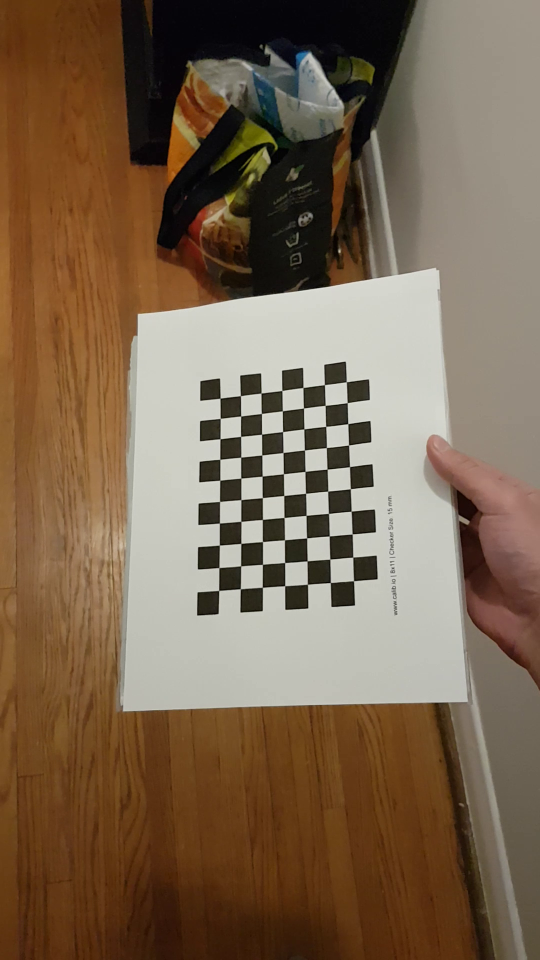
//> input picture Camera Calibration/rgb/0.04478888888888889.png, 1080 x 1920 px (shown at 1/2 size); its folder holds only this picture in this run
$ ./main   (built with g++ and OpenCV 4)
//> lines starting //> are read from the running program, lines starting //| are printed output that depends on the picture
#include <opencv2/opencv.hpp>
#include <iostream>
#include <opencv2/calib3d.hpp>
#include <opencv2/core.hpp>
#include <opencv2/highgui.hpp>
#include <opencv2/imgproc.hpp>

#include <iostream>

int main(int argc, char **argv) {

    (void)argc;

    (void)argv;

    std::vector<cv::String> fileNames;
    //cv::glob("../calibration/Image*.png", fileNames, false);
    cv::glob("../rgb/*.png", fileNames, false);
    cv::Size patternSize(11 - 1, 8 - 1);
    std::vector<std::vector<cv::Point2f>> q(fileNames.size());

    std::vector<std::vector<cv::Point3f>> Q;
    // 1. Generate checkerboard (world) coordinates Q. The board has 25 x 18
    // fields with a size of 15x15mm

    int checkerBoard[2] = {11,8};
    int fieldSize = 15;
    // Defining the world coordinates for 3D points
    std::vector<cv::Point3f> objp;
    for(int i = 1; i<checkerBoard[1]; i++){
        for(int j = 1; j<checkerBoard[0]; j++){
            objp.push_back(cv::Point3f(j*fieldSize,i*fieldSize,0));
        }
    }

    std::vector<cv::Point2f> imgPoint;
    // Detect feature points
    std::size_t i = 0;
    for (auto const &f : fileNames) {
        std::cout << std::string(f) << std::endl;

        // 2. Read in the image an call cv::findChessboardCorners()
        cv::Mat img = cv::imread(fileNames[i]);
//> img is the input picture: 1920 rows x 1080 cols, CV_8UC3; mean B, G, R 79.6, 101.6, 122.7
        cv::Mat gray;

        cv::cvtColor(img, gray, cv::COLOR_RGB2GRAY);
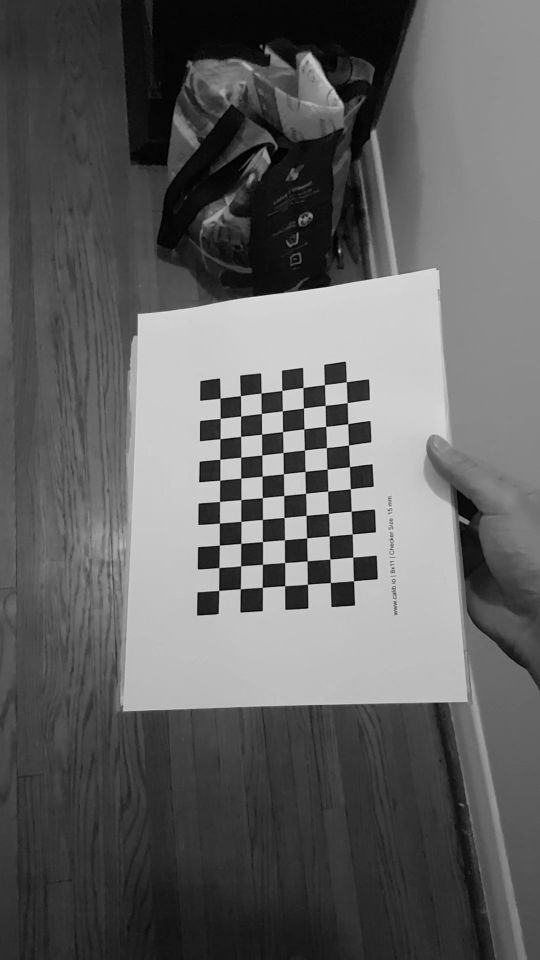
//> gray: 1920 rows x 1080 cols, CV_8UC1 (shown at 1/2 size); min 0, max 233, mean 97.4

        bool patternFound = cv::findChessboardCorners(gray, patternSize, q[i], cv::CALIB_CB_ADAPTIVE_THRESH + cv::CALIB_CB_NORMALIZE_IMAGE + cv::CALIB_CB_FAST_CHECK);
//> q = 1 point lists; patternFound = true

        // 2. Use cv::cornerSubPix() to refine the found corner detections
        if(patternFound){
            cv::cornerSubPix(gray, q[i],cv::Size(11,11), cv::Size(-1,-1), cv::TermCriteria(cv::TermCriteria::EPS + cv::TermCriteria::MAX_ITER, 30, 0.1));
            Q.push_back(objp);
            std::cout << "PATTERN FOUND";
        }
        //uncomment optional for display representation purposes
        // Display
        //cv::drawChessboardCorners(img, patternSize, q[i], patternFound);
        //cv::imshow("chessboard detection", img);
        //cv::waitKey(0);

        i++;
    }


    cv::Matx33f K(cv::Matx33f::eye());  // intrinsic camera matrix
    cv::Vec<float, 5> k(0, 0, 0, 0, 0); // distortion coefficients

    std::vector<cv::Mat> rvecs, tvecs;
    std::vector<double> stdIntrinsics, stdExtrinsics, perViewErrors;
    int flags = cv::CALIB_FIX_ASPECT_RATIO + cv::CALIB_FIX_K3 +
                cv::CALIB_ZERO_TANGENT_DIST + cv::CALIB_FIX_PRINCIPAL_POINT;
    //cv::Size frameSize(1440, 1080);
    //cv::Size frameSize(1200, 1600);
    //cv::Size frameSize(4032, 3024);
    cv::Size frameSize(1080, 1920);

    std::cout << "Calibrating..." << std::endl;
    // 4. Call "float error = cv::calibrateCamera()" with the input coordinates
    // and output parameters as declared above...

    float error = cv::calibrateCamera(Q, q, frameSize, K, k, rvecs, tvecs, flags);
//> K = [[1807.1, 0, 539.5], [0, 1807.1, 959.5], [0, 0, 1]]; k = [0.588, -21.45, 0, 0, 0]; error = 0.436

    std::cout << "Reprojection error = " << error << "\nK =\n"
              << K << "\nk=\n"
              << k << std::endl;
//| Reprojection error = 0.436379
//| K =
//| [1807.109, 0, 539.5;
//|  0, 1807.109, 959.5;
//|  0, 0, 1]
//| k=
//| [0.588142, -21.4535, 0, 0, 0]

    // Precompute lens correction interpolation
    cv::Mat mapX, mapY;
    cv::initUndistortRectifyMap(K, k, cv::Matx33f::eye(), K, frameSize, CV_32FC1,
                                mapX, mapY);
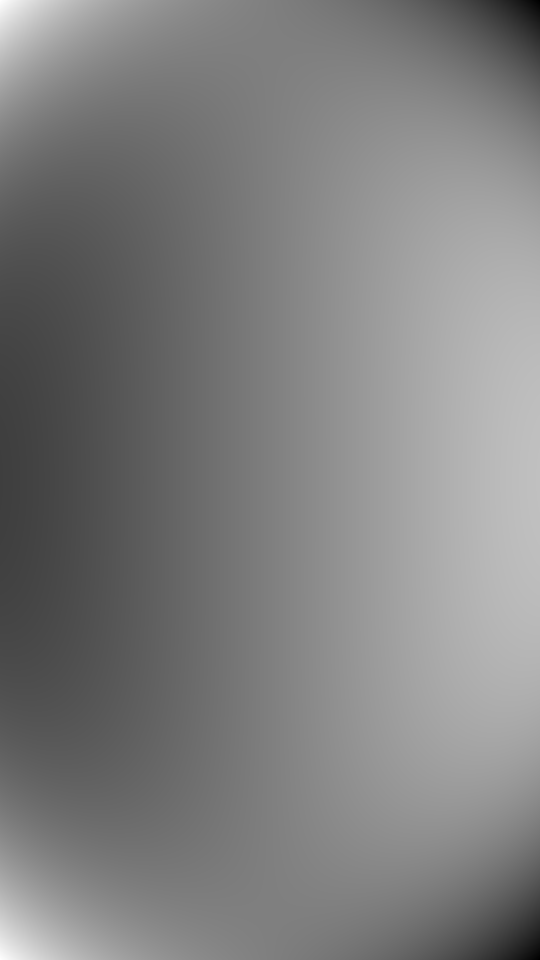
//> mapX: 1920 rows x 1080 cols, CV_32FC1 (shown at 1/2 size); min -396.7, max 1475.7, mean 539.5; drawn with min black and max white
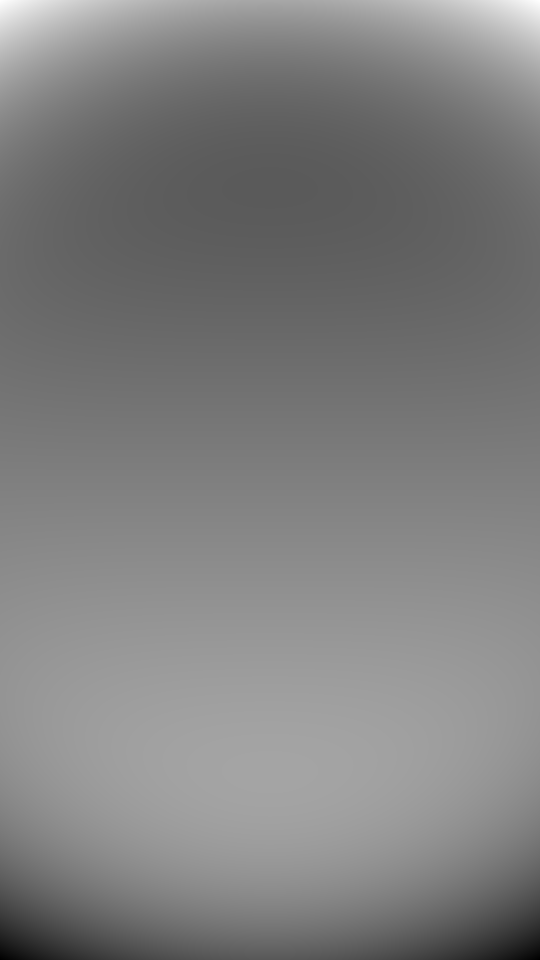
//> mapY: 1920 rows x 1080 cols, CV_32FC1 (shown at 1/2 size); min -705.6, max 2624.6, mean 959.5; drawn with min black and max white

    // Show lens corrected images
    for (auto const &f : fileNames) {
        std::cout << std::string(f) << std::endl;

        cv::Mat img = cv::imread(f, cv::IMREAD_COLOR);

        cv::Mat imgUndistorted;
        // 5. Remap the image using the precomputed interpolation maps.
        cv::remap(img, imgUndistorted, mapX, mapY, cv::INTER_LINEAR);
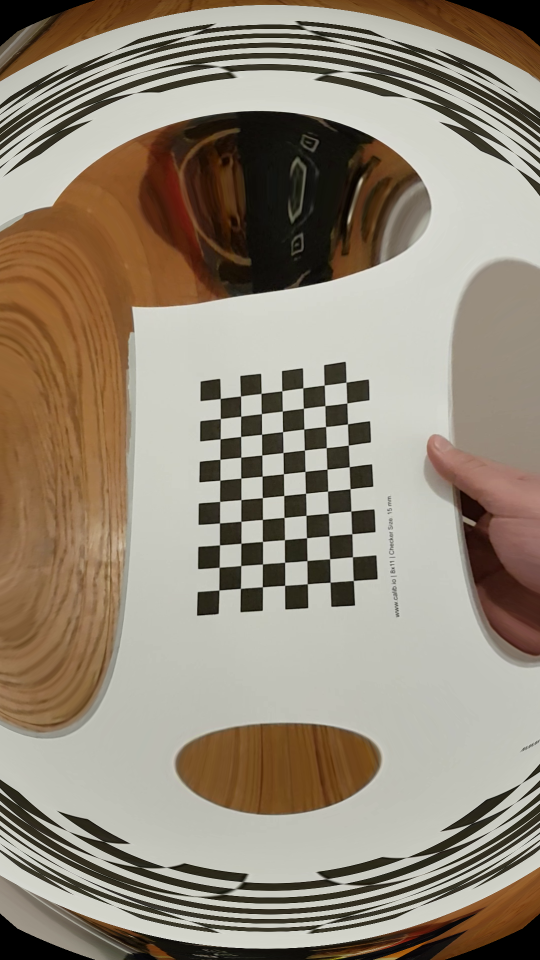
//> imgUndistorted: 1920 rows x 1080 cols, CV_8UC3 (shown at 1/2 size); mean B, G, R 119.9, 136.4, 147.7

        //uncomment optional for display representation purposes
        // Display
        //cv::imshow("undistorted image", imgUndistorted);
        //cv::waitKey(0);
    }

    return 0;
}

$ run again, on Camera Calibration/rgb/0.4113666666666667.png
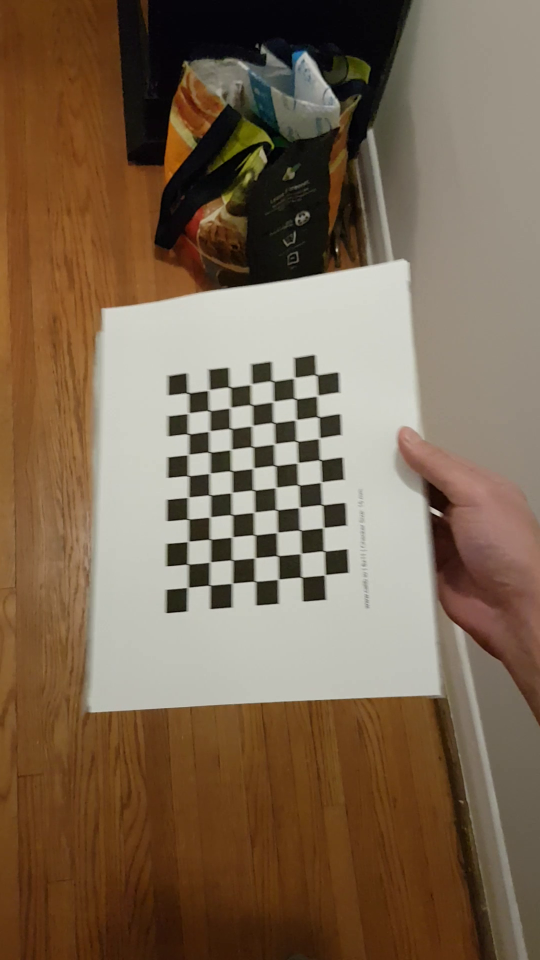
//> input picture Camera Calibration/rgb/0.4113666666666667.png, 1080 x 1920 px (shown at 1/2 size)
//> img is the input picture: 1920 rows x 1080 cols, CV_8UC3; mean B, G, R 81.9, 103.4, 123.7
//> `cv::cvtColor(img, gray, cv::COLOR_RGB2GRAY);`:
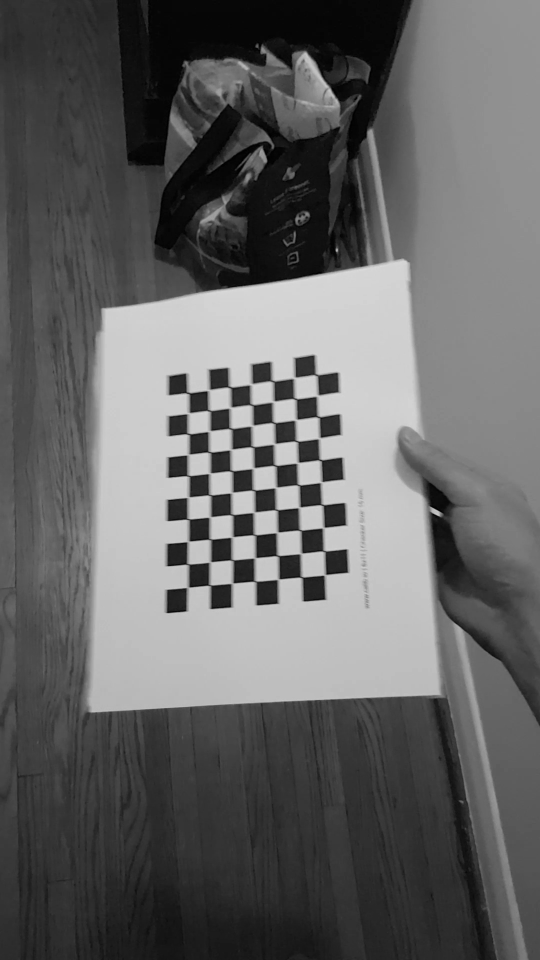
//> gray: 1920 rows x 1080 cols, CV_8UC1 (shown at 1/2 size); min 0, max 220, mean 99.3
//> q = 1 point lists; patternFound = true
//> K = [[1912.9, 0, 539.5], [0, 1912.9, 959.5], [0, 0, 1]]; k = [-0.0512, 11.85, 0, 0, 0]; error = 0.484
//| Reprojection error = 0.484306
//| K =
//| [1912.9406, 0, 539.5;
//|  0, 1912.9406, 959.5;
//|  0, 0, 1]
//| k=
//> (the first 6 of 7 printed lines)
//> `cv::remap(img, imgUndistorted, mapX, mapY, cv::INTER_LINEAR);`:
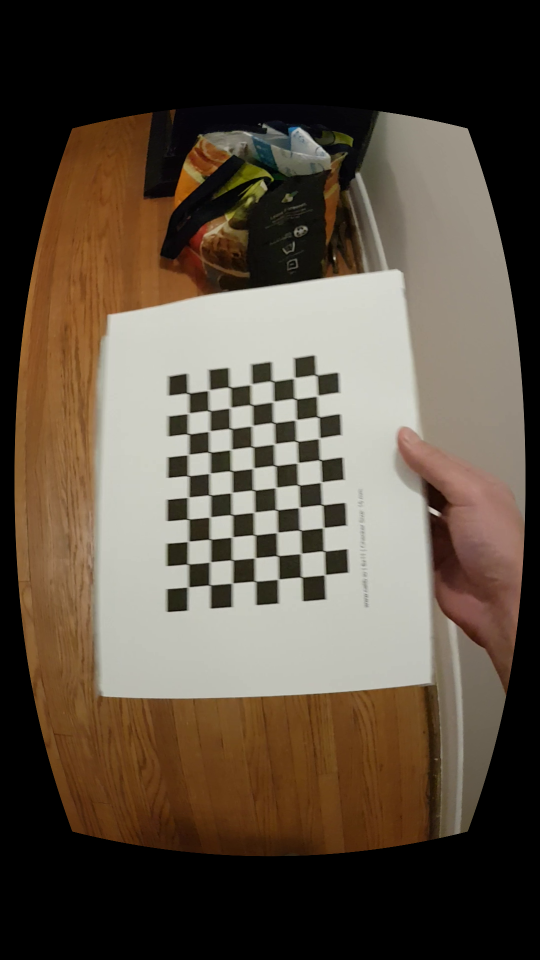
//> imgUndistorted: 1920 rows x 1080 cols, CV_8UC3 (shown at 1/2 size); mean B, G, R 64.6, 78.1, 90

$ run again, on Camera Calibration/rgb/0.5113444444444445.png
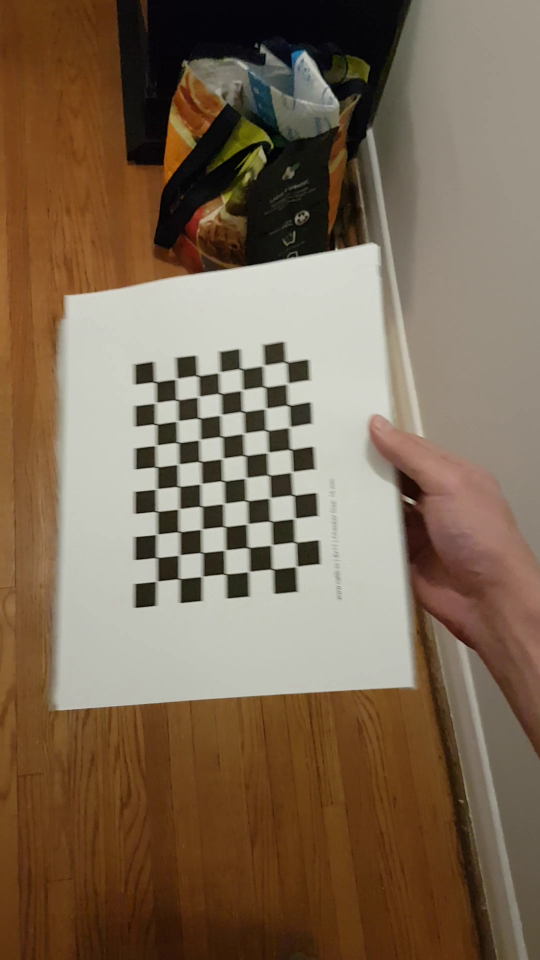
//> input picture Camera Calibration/rgb/0.5113444444444445.png, 1080 x 1920 px (shown at 1/2 size)
//> img is the input picture: 1920 rows x 1080 cols, CV_8UC3; mean B, G, R 84, 105.1, 124.7
//> `cv::cvtColor(img, gray, cv::COLOR_RGB2GRAY);`:
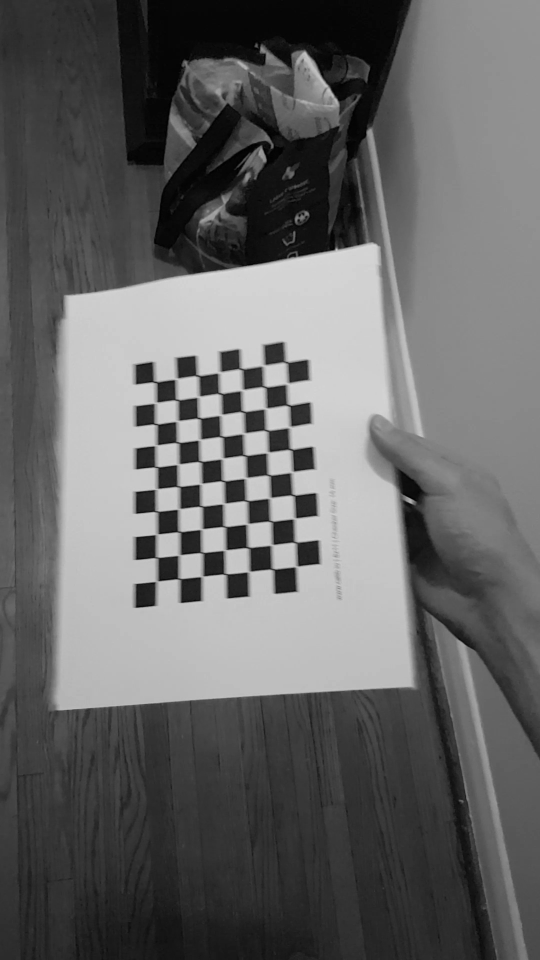
//> gray: 1920 rows x 1080 cols, CV_8UC1 (shown at 1/2 size); min 0, max 223, mean 101
//> q = 1 point lists; patternFound = true
//> K = [[1868.8, 0, 539.5], [0, 1868.8, 959.5], [0, 0, 1]]; k = [-0.0839, 8.09, 0, 0, 0]; error = 0.697
//| Reprojection error = 0.697237
//| K =
//| [1868.8107, 0, 539.5;
//|  0, 1868.8107, 959.5;
//|  0, 0, 1]
//| k=
//> (the first 6 of 7 printed lines)
//> `cv::remap(img, imgUndistorted, mapX, mapY, cv::INTER_LINEAR);`:
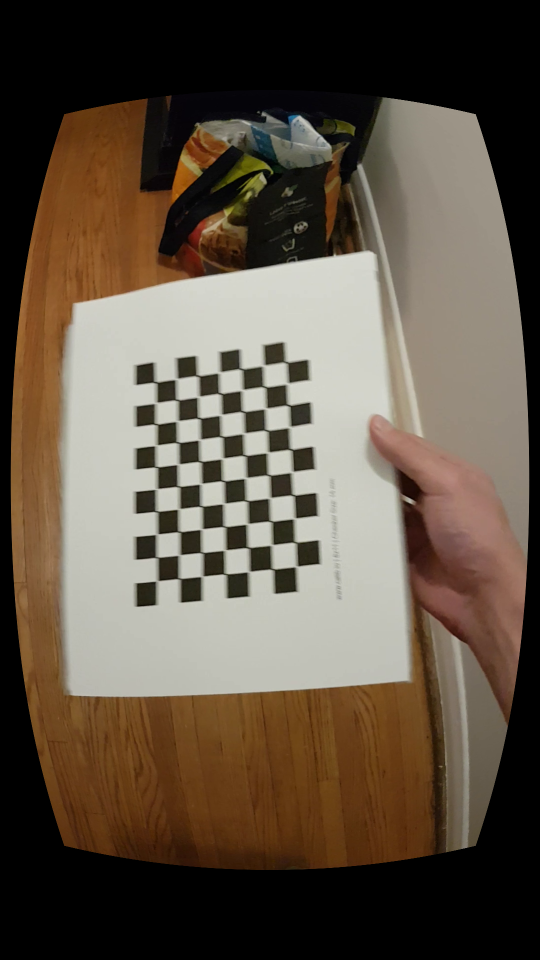
//> imgUndistorted: 1920 rows x 1080 cols, CV_8UC3 (shown at 1/2 size); mean B, G, R 69, 83.1, 95.4

$ run again, on Camera Calibration/rgb/0.5446777777777778.png
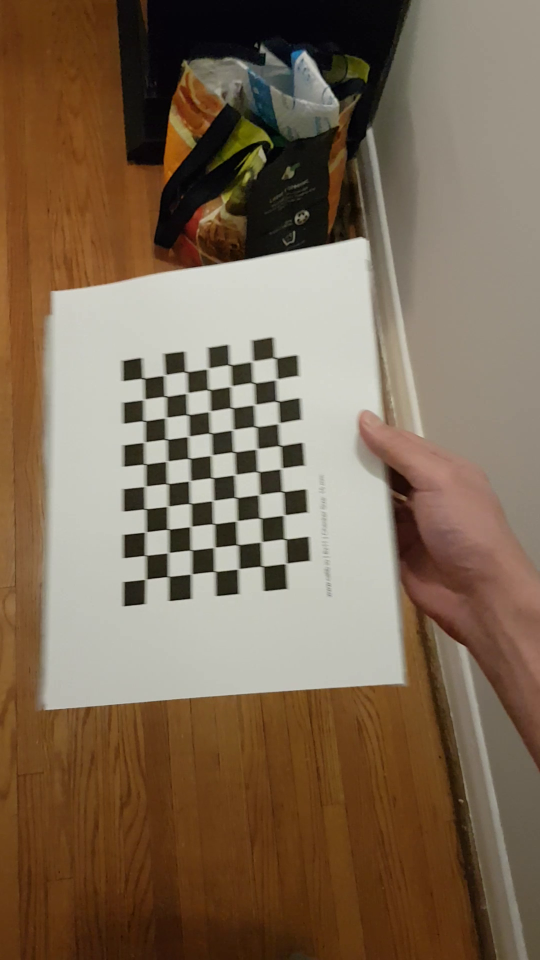
//> input picture Camera Calibration/rgb/0.5446777777777778.png, 1080 x 1920 px (shown at 1/2 size)
//> img is the input picture: 1920 rows x 1080 cols, CV_8UC3; mean B, G, R 84.8, 105.6, 125.1
//> `cv::cvtColor(img, gray, cv::COLOR_RGB2GRAY);`:
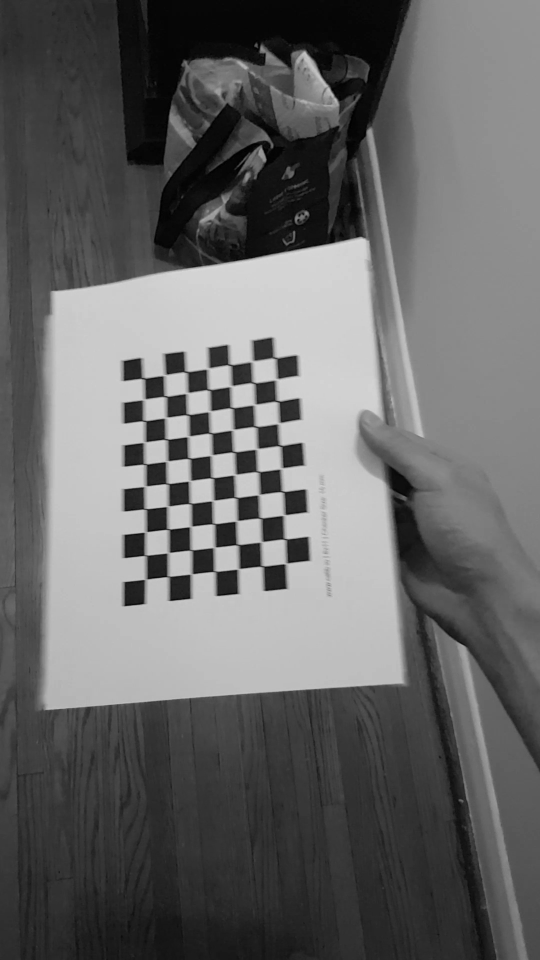
//> gray: 1920 rows x 1080 cols, CV_8UC1 (shown at 1/2 size); min 0, max 221, mean 101.6
//> q = 1 point lists; patternFound = true
//> K = [[1836.8, 0, 539.5], [0, 1836.8, 959.5], [0, 0, 1]]; k = [-6.23e-05, 6.82, 0, 0, 0]; error = 0.666
//| Reprojection error = 0.666078
//| K =
//| [1836.7701, 0, 539.5;
//|  0, 1836.7701, 959.5;
//|  0, 0, 1]
//| k=
//> (the first 6 of 7 printed lines)
//> `cv::remap(img, imgUndistorted, mapX, mapY, cv::INTER_LINEAR);`:
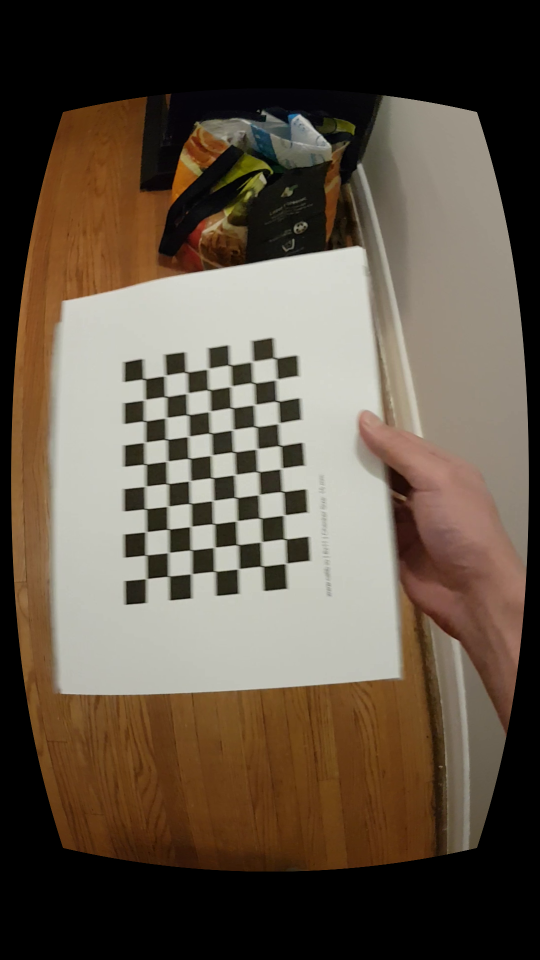
//> imgUndistorted: 1920 rows x 1080 cols, CV_8UC3 (shown at 1/2 size); mean B, G, R 69.6, 83.6, 95.9
